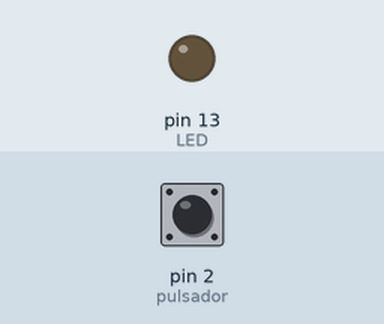
A sketch run on a simulated Arduino Uno, built with avr-gcc and run on an emulated ATmega328P. Shown: output pins drawn as LEDs (lit = HIGH). The inputs (shaded band) are chosen by the test bench; at power-on: pin 2 (pulsador) HIGH.

Above: at 1.2 s.
1.3 s: pin 2 (pulsador) pulled LOW for 0.15 s
At 1.8 s:
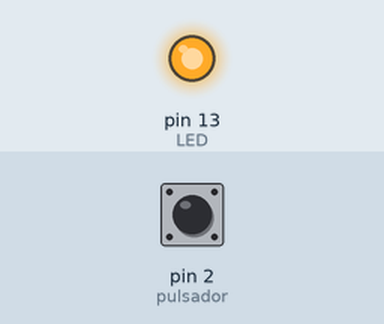
2.9 s: pin 2 (pulsador) pulled LOW for 1 s
At 4.2 s:
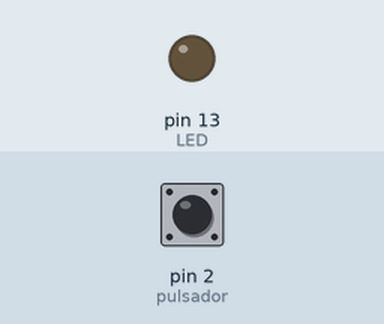
5.4 s: pin 2 (pulsador) pulled LOW for 3.2 s
At 6.1 s:
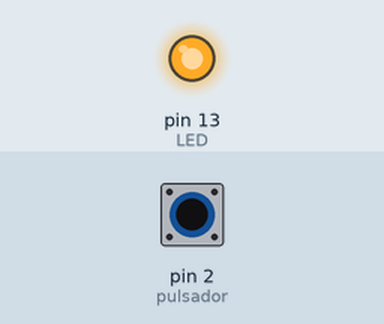
Timing chart, 0 to 8.4 s (numbered marks = the images above; inputs shaded):
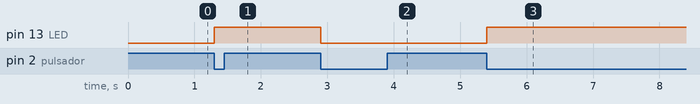

The sketch:

BLUETOOTH_MAESTRO_PRENDER_LED.ino
```cpp
//MAESTRO

#include <SoftwareSerial.h>

SoftwareSerial BTSerial(10, 11); // RX, TX
int LED = 13; // LED en el pin 13
int pulsador = 2; // Pulsador en el pin 2
bool estado_previo = false; // Estado previo del pulsador

void setup() {
  pinMode(LED, OUTPUT); // Configura el pin LED como salida
  pinMode(pulsador, INPUT_PULLUP); // Configura el pin del pulsador como entrada con pull-up
  BTSerial.begin(9600); // Configura la comunicación serial con el módulo HC-05
}

void loop() {
  bool estado_actual = digitalRead(pulsador); // Lee el estado actual del pulsador
  if (estado_actual == LOW && estado_previo == HIGH) { // Si el pulsador ha sido presionado
    digitalWrite(LED, !digitalRead(LED)); // Invierte el estado del LED
    BTSerial.write(digitalRead(LED) ? "1" : "0"); // Envía el estado actual del LED al módulo remoto
    delay(50); // Espera para evitar rebotes del pulsador
  }
  estado_previo = estado_actual; // Guarda el estado previo del pulsador
}
```

Measured:
- after the input at 1.3 s, pin 13 (LED): LOW → HIGH at once
- after the input at 2.9 s, pin 13 (LED): HIGH → LOW at once
- after the input at 5.4 s, pin 13 (LED): LOW → HIGH at once
